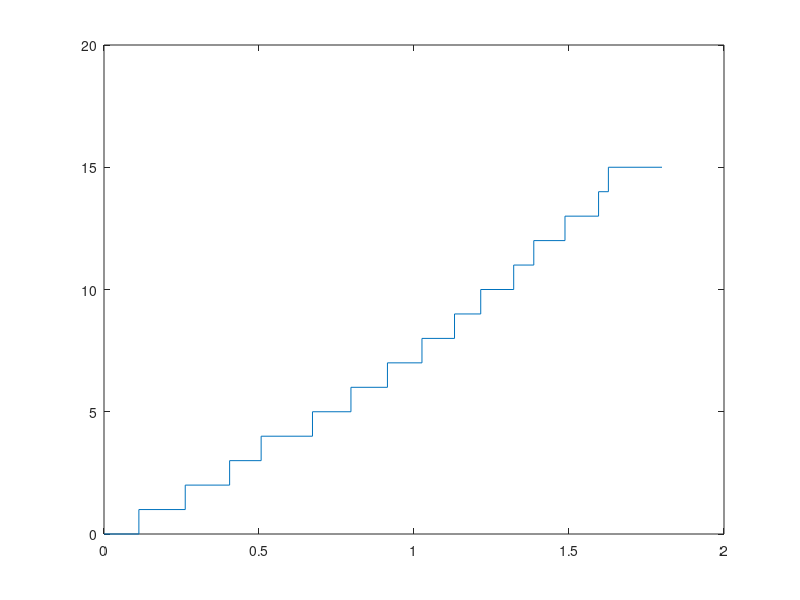
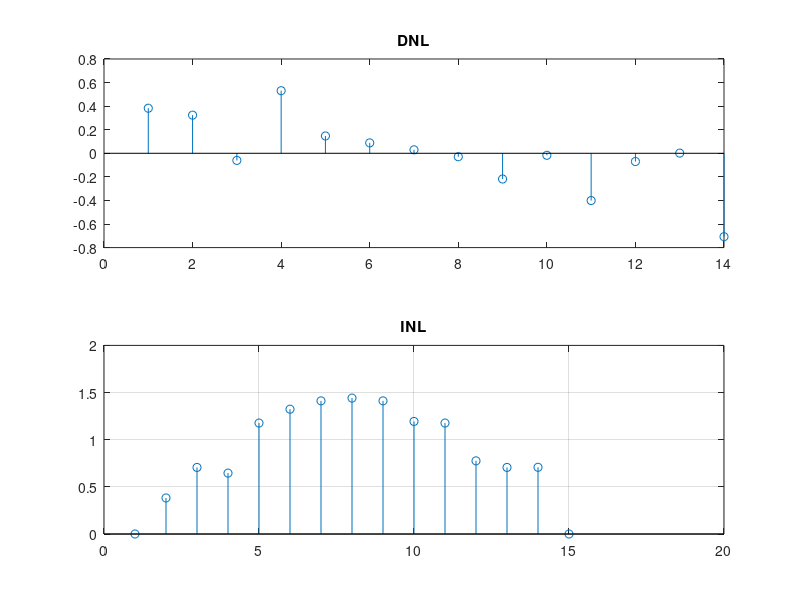

Recreate these plots in MATLAB, in order.
clear all; close all;
load('ADC_NONIDEAL.mat');



size = length(ADC_4B);
w_avg = (ADC_4B(size,1) - ADC_4B(1,1))/(size - 1);
d = 0;
for n = 1:size-1    
    d(n) = ((ADC_4B(n+1,1) - ADC_4B(n,1))  - w_avg)/w_avg;    
end

c(1) = 0;
for m = 1:size-1
    c(m+1) = c(m) + d(m);
end
c(size) = 0;


figure(1);
stairs([0,ADC_4B(1:end,1)',1.8],[0,ADC_4B(1:end,2)',ADC_4B(end)]);


figure(2);
subplot(211);
grid;
stem(d);
title('DNL');
subplot(212);
stem(c);
grid;
title('INL');

